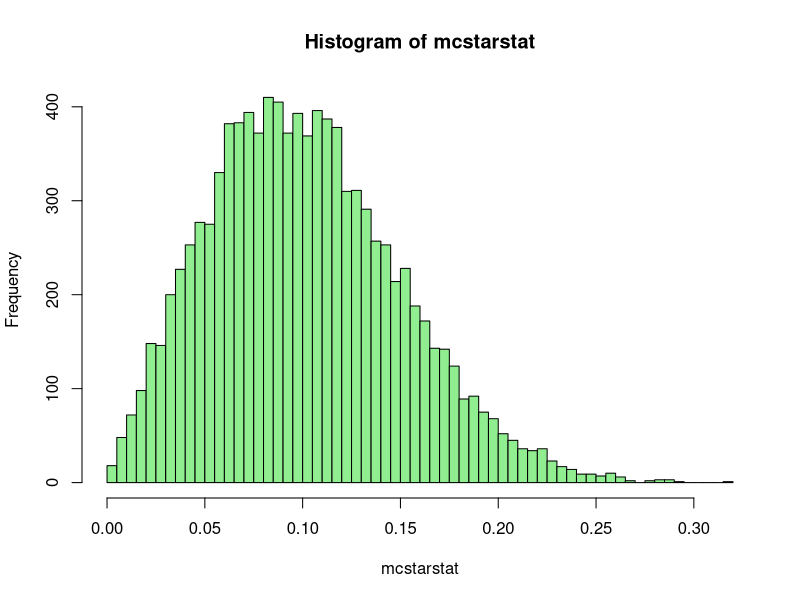
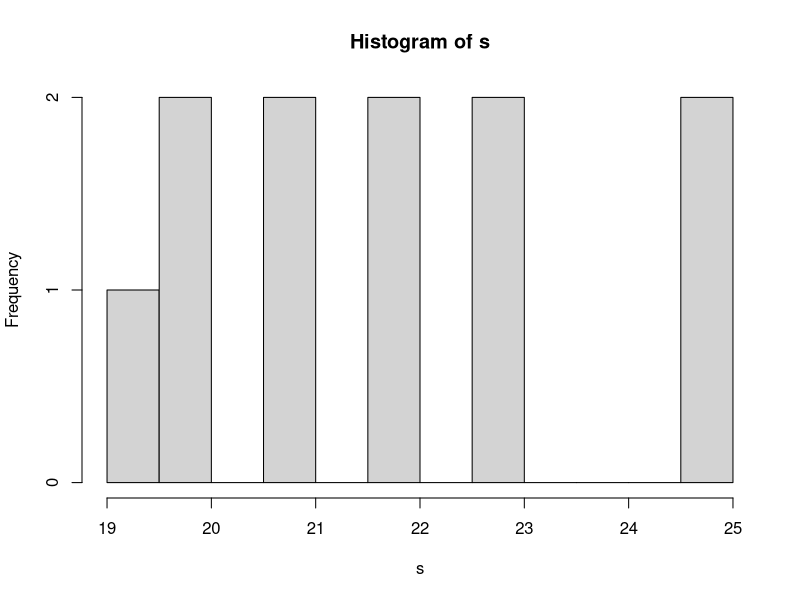

The R script that drew these images, in order:
s <- c(20, 21, 20, 22, 23, 25, 25, 19, 23, 21, 22)

xbar = mean(s)
xmed = median(s)
mystarstat = sqrt(abs(xbar - xmed))/(3*var(s)+1)

nsample = 10000
mcstarstat = c()
n = length(s)
for (k in 1:nsample){
  mcS = rnorm(n, 0, 1)
  mcSStar = sqrt(abs(mean(mcS) - median(mcS)))/(3*var(mcS)+1)
  mcstarstat = c(mcstarstat, mcSStar)
}
hist(mcstarstat, breaks=100, col = 'lightgreen')

alpha = 0.05
mystarstat
starcrit = quantile(mcstarstat, 1-alpha)
starcrit
pval = mean(mcstarstat > mystarstat)
pval
hist(s, breaks = 15)

